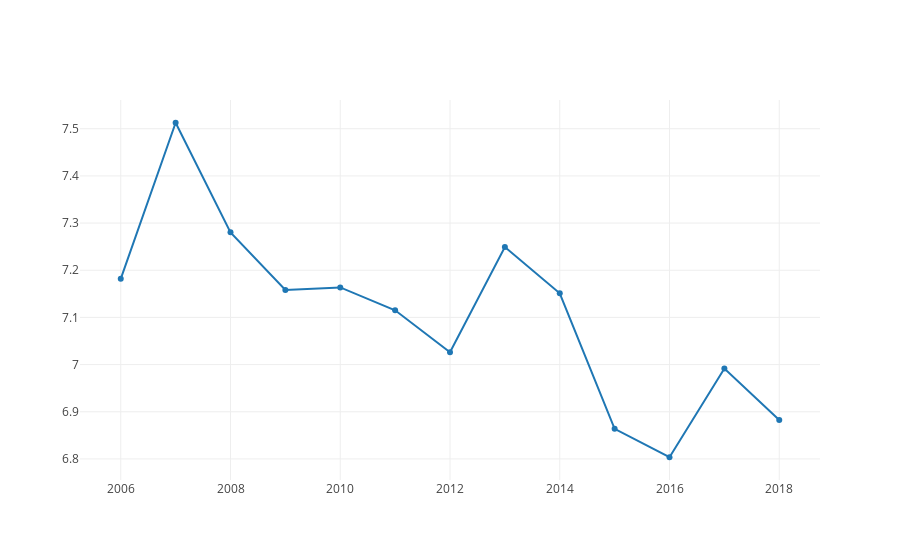

Notebook source saved alongside this figure:
### Code cell
# Create a trace
trace = go.Scatter(
    x = US_Data['Year'],
    y = US_Data['Life Ladder'])
data = [trace]
iplot(data)

### Figure 1 — Plotly figure (JSON) as saved in the notebook; plotly's stock layout.template omitted (floating-point values rounded to 4 significant figures)
{"data": [{"type": "scatter", "uid": "3dbbf785-a47f-4079-9c03-26f31cae105a", "x": [2006, 2007, 2008, 2009, 2010, 2011, 2012, 2013, 2014, 2015, 2016, 2017, 2018], "y": [7.182, 7.513, 7.28, 7.158, 7.164, 7.115, 7.026, 7.249, 7.151, 6.864, 6.804, 6.992, 6.883]}], "layout": {}}
